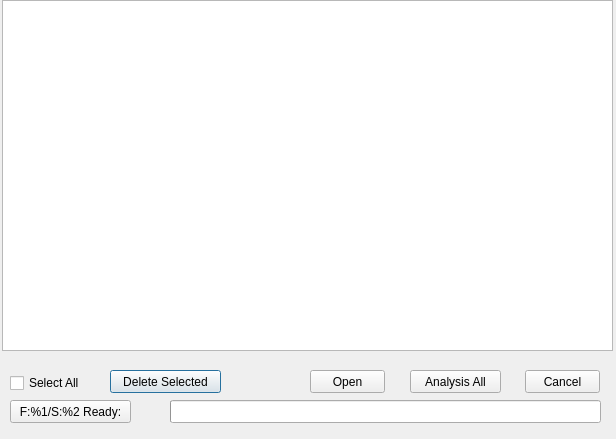
<?xml version="1.0" encoding="UTF-8"?>
<ui version="4.0">
 <class>OpenFileDialog</class>
 <widget class="QDialog" name="OpenFileDialog">
  <property name="geometry">
   <rect>
    <x>0</x>
    <y>0</y>
    <width>616</width>
    <height>439</height>
   </rect>
  </property>
  <property name="windowTitle">
   <string>Open File</string>
  </property>
  <property name="windowIcon">
   <iconset resource="../hla.qrc">
    <normaloff>:/png/images/about.png</normaloff>:/png/images/about.png</iconset>
  </property>
  <property name="whatsThis">
   <string/>
  </property>
  <widget class="QTableWidget" name="tableWidget">
   <property name="geometry">
    <rect>
     <x>2</x>
     <y>0</y>
     <width>611</width>
     <height>351</height>
    </rect>
   </property>
   <attribute name="verticalHeaderVisible">
    <bool>false</bool>
   </attribute>
   <attribute name="verticalHeaderHighlightSections">
    <bool>false</bool>
   </attribute>
  </widget>
  <widget class="QCheckBox" name="checkBox">
   <property name="geometry">
    <rect>
     <x>10</x>
     <y>375</y>
     <width>91</width>
     <height>16</height>
    </rect>
   </property>
   <property name="text">
    <string>Select All</string>
   </property>
  </widget>
  <widget class="QPushButton" name="btnDel">
   <property name="geometry">
    <rect>
     <x>110</x>
     <y>370</y>
     <width>111</width>
     <height>23</height>
    </rect>
   </property>
   <property name="text">
    <string>Delete Selected</string>
   </property>
  </widget>
  <widget class="QPushButton" name="btnOpen">
   <property name="geometry">
    <rect>
     <x>310</x>
     <y>370</y>
     <width>75</width>
     <height>23</height>
    </rect>
   </property>
   <property name="text">
    <string>Open</string>
   </property>
  </widget>
  <widget class="QPushButton" name="btnAnalysis">
   <property name="geometry">
    <rect>
     <x>410</x>
     <y>370</y>
     <width>91</width>
     <height>23</height>
    </rect>
   </property>
   <property name="text">
    <string>Analysis All</string>
   </property>
  </widget>
  <widget class="QPushButton" name="btnCancel">
   <property name="geometry">
    <rect>
     <x>525</x>
     <y>370</y>
     <width>75</width>
     <height>23</height>
    </rect>
   </property>
   <property name="text">
    <string>Cancel</string>
   </property>
  </widget>
  <widget class="QPushButton" name="btnStatus">
   <property name="geometry">
    <rect>
     <x>10</x>
     <y>400</y>
     <width>121</width>
     <height>23</height>
    </rect>
   </property>
   <property name="text">
    <string>F:%1/S:%2 Ready:</string>
   </property>
  </widget>
  <widget class="QProgressBar" name="progressBar">
   <property name="geometry">
    <rect>
     <x>170</x>
     <y>400</y>
     <width>431</width>
     <height>23</height>
    </rect>
   </property>
   <property name="value">
    <number>0</number>
   </property>
   <property name="textVisible">
    <bool>false</bool>
   </property>
  </widget>
 </widget>
 <resources>
  <include location="../hla.qrc"/>
 </resources>
 <connections/>
</ui>
